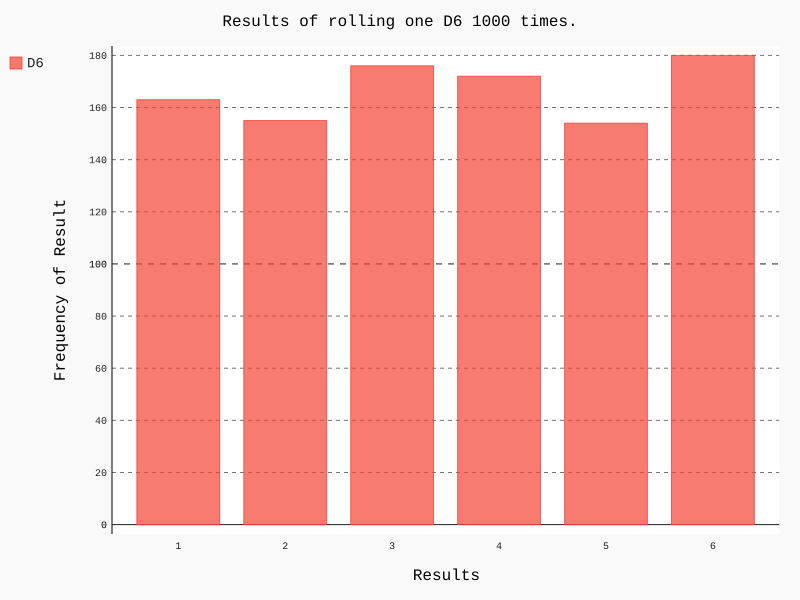

This figure's Python source:
import pygal
from die import Die

# 创建一个D6
die = Die()

# 掷几次骰子，将结果储存在一个列表中
results = []
for roll_num in range(1000):
    result = die.roll()
    results.append(result)

# 分析结果
frequencies = []

for value in range(1, die.num_sides+1):
    frequency = results.count(value)
    frequencies.append(frequency)

# 对结果进行可视化
hist = pygal.Bar()
hist.title = "Results of rolling one D6 1000 times."
hist.x_labels = ['1', '2', '3', '4', '5', '6']
hist.x_title = "Results"
hist.y_title = "Frequency of Result"

hist.add('D6', frequencies)
hist.render_to_file('die_visual.svg')
print(frequencies)
